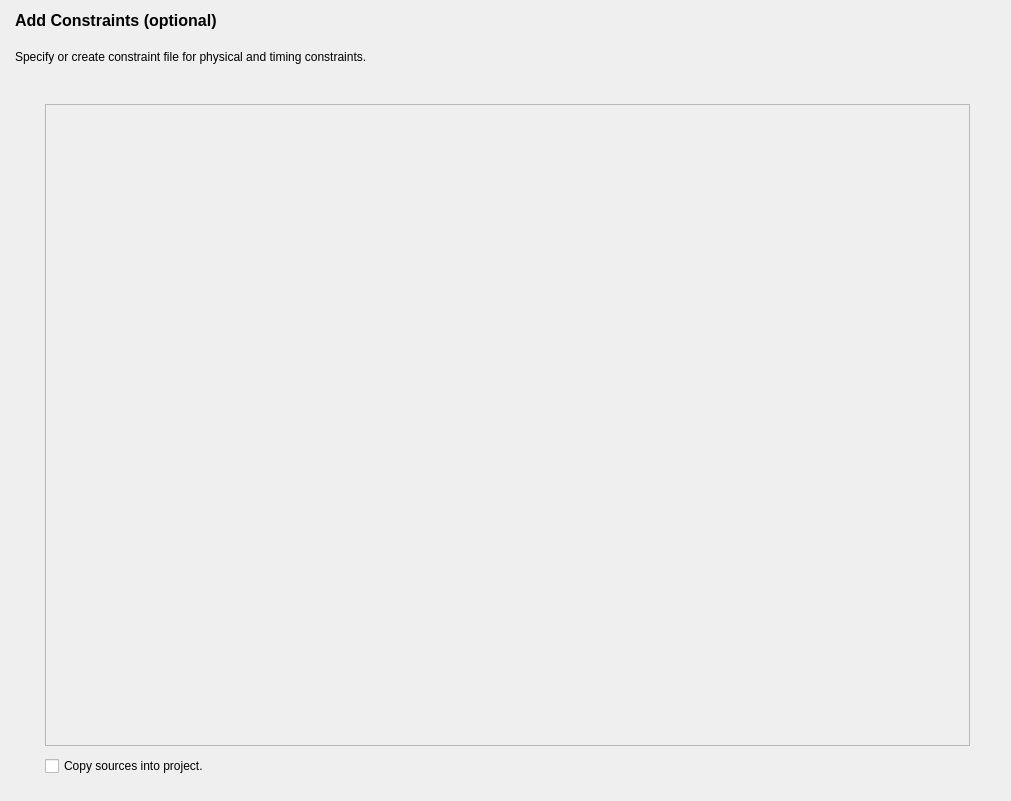
<?xml version="1.0" encoding="UTF-8"?>
<ui version="4.0">
 <class>AddFileForm</class>
 <widget class="QWidget" name="AddFileForm">
  <property name="geometry">
   <rect>
    <x>0</x>
    <y>0</y>
    <width>1011</width>
    <height>801</height>
   </rect>
  </property>
  <property name="windowTitle">
   <string>Form</string>
  </property>
  <layout class="QVBoxLayout" name="verticalLayout_2">
   <property name="spacing">
    <number>20</number>
   </property>
   <property name="leftMargin">
    <number>15</number>
   </property>
   <property name="bottomMargin">
    <number>0</number>
   </property>
   <item>
    <widget class="QLabel" name="m_labelTitle">
     <property name="font">
      <font>
       <pointsize>12</pointsize>
       <bold>true</bold>
      </font>
     </property>
     <property name="text">
      <string>Add Constraints (optional)</string>
     </property>
     <property name="wordWrap">
      <bool>true</bool>
     </property>
    </widget>
   </item>
   <item>
    <widget class="QLabel" name="m_labelDetail">
     <property name="text">
      <string>Specify or create constraint file for physical and timing constraints.</string>
     </property>
     <property name="wordWrap">
      <bool>true</bool>
     </property>
    </widget>
   </item>
   <item>
    <layout class="QHBoxLayout" name="horizontalLayout_2" stretch="95">
     <property name="spacing">
      <number>0</number>
     </property>
     <property name="leftMargin">
      <number>30</number>
     </property>
     <property name="rightMargin">
      <number>30</number>
     </property>
     <item>
      <layout class="QVBoxLayout" name="verticalLayout" stretch="80,10">
       <property name="spacing">
        <number>10</number>
       </property>
       <property name="leftMargin">
        <number>0</number>
       </property>
       <property name="topMargin">
        <number>20</number>
       </property>
       <property name="bottomMargin">
        <number>25</number>
       </property>
       <item>
        <widget class="QFrame" name="m_frame">
         <property name="frameShape">
          <enum>QFrame::StyledPanel</enum>
         </property>
         <property name="frameShadow">
          <enum>QFrame::Raised</enum>
         </property>
        </widget>
       </item>
       <item>
        <widget class="QCheckBox" name="m_ckkBoxCopy">
         <property name="text">
          <string>Copy sources into project.</string>
         </property>
        </widget>
       </item>
      </layout>
     </item>
    </layout>
   </item>
  </layout>
 </widget>
 <resources/>
 <connections/>
</ui>
